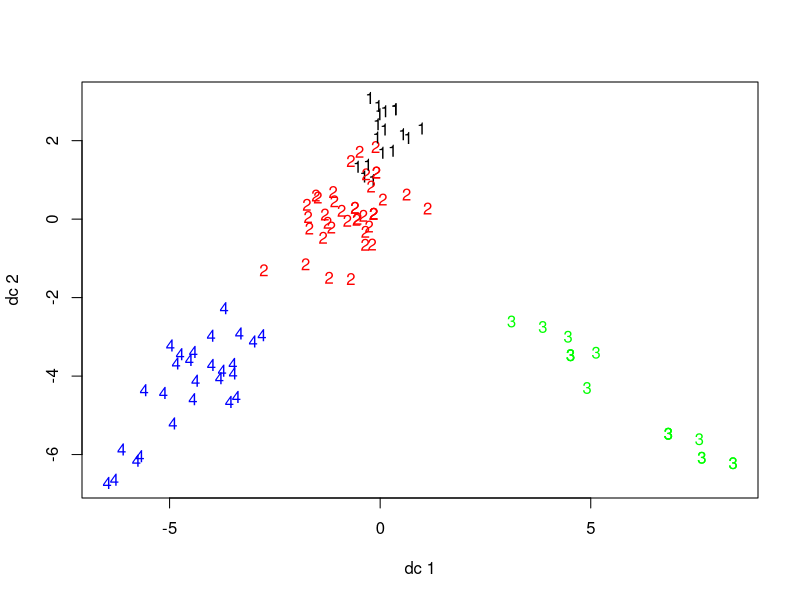
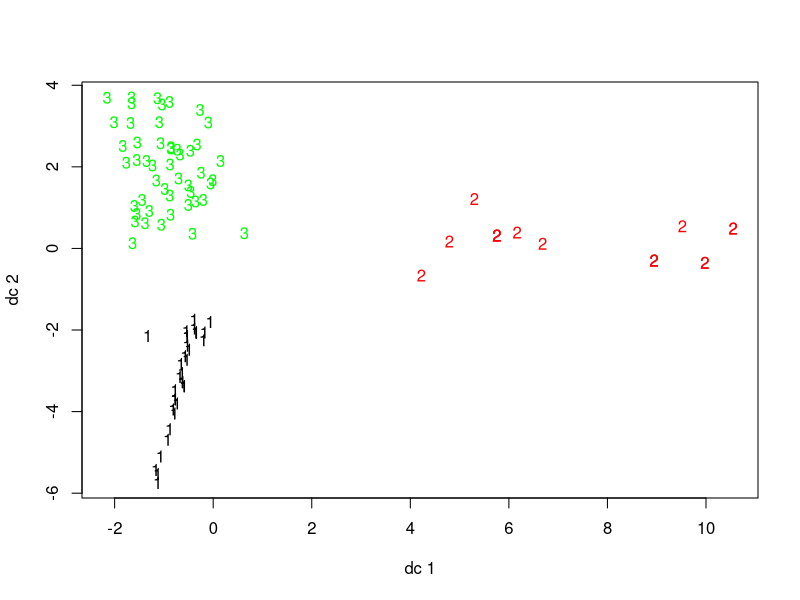

R code for these plots, in order: (Note: this script raises an error after producing the figures.)
# Read offers and transaction data
offers<-read.csv(file="OfferInformation.csv")
transactions<-read.csv(file="Transactions.csv")
head(offers)
head(transactions)
# Need to convert txns into frequency matrix
library(reshape)
# Preparing data for clustering: Melt transactions, cast customers by offers 
pivot<-melt(transactions[1:2])
pivot<-(cast(pivot,Customer.Last.Name~value,fill=0,fun.aggregate=length))
head(pivot)
# Create Clusters
library(fpc)
# We will run KMeans using pamk (more robust) with 4 clusters. 
cluster.kmeans<-pamk(pivot,k=4)
cluster.kmeans
# Use this to view the clusters
cluster.kmeans$pamobject$clusinfo
plotcluster(pivot,cluster.kmeans$pamobject$clustering)
# combining customer+offer+cluster in one view
cluster.deals<-merge(transactions[1:2],cluster.kmeans$pamobject$clustering,by.x = "Customer.Last.Name", by.y = "row.names")
colnames(cluster.deals)<-c("Name","Offer","Cluster")

# Top deals by cluster
cluster.pivot<-melt(cluster.deals,id=c("Offer","Cluster"))
cluster.pivot<-cast(cluster.pivot,Offer~Cluster,fun.aggregate=length)
head(cluster.pivot)
cluster.topDeals<-cbind(offers,cluster.pivot[-1])
write.csv(file="topdeals.csv",cluster.topDeals,row.names=F)
# Conclusion
# Cluster 3 has strong preference for Pinot Noir offer, Cluster 4 for Champagne. 

## Creating model using kmeans() from stats package

library(stats)
set.seed(101)
txn.cluster<-kmeans(pivot[-1],3)
txn.cluster$size
txn.cluster$centers
plotcluster(pivot,txn.cluster$cluster)
# Customer last name + Cluster
cust.cluster<-cbind(pivot[1],txn.cluster$cluster)
cust.cluster
# Customer + Offer + Cluster
cluster.offers<-merge(transactions,cust.cluster,by="Customer.Last.Name")
colnames(cluster.offers)<-c("Name","Offer","Cluster")
# Top deals by cluster
clustertopdeals<-melt(cluster.offers,id=c("Offer","Cluster"))
clustertopdeals<-cast(clustertopdeals,Offer~Cluster,fun.aggregate = length)
head(clustertopdeals)
clustertopdeals<-cbind(offers,clustertopdeals[-1])
write.csv(file="topdeals.csv",clustertopdeals,row.names=F)
# Conclusion: similar to above method

# Determining optimal number of clusters using NbClust
temp<-NbClust(data=pivot[-1],min.nc=2,max.nc = 8,method = "kmeans")

# Using Elbow method for determining # of clusters
k.max<-15
data<-pivot[-1]
wss<-sapply(1:k.max, 
            function(k){kmeans(data, k, nstart=10 )$tot.withinss})
plot(1:k.max, wss,
     type="b", pch = 19, frame = FALSE, 
     xlab="Number of clusters K",
     ylab="Total within-clusters sum of squares")
abline(v = 3, lty =2)
abline(v=4, lty=2)
